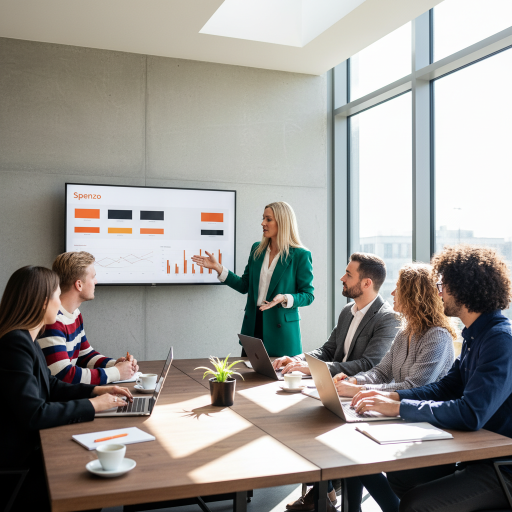
#> input picture apps/backend/scripts/visualist_harness/out/img_3.png, 1024 x 1024 px (shown at 1/2 size)
$ python -i prototype_improved_templates.py   (imports and definitions only)
#> lines starting #> are read from the running program, lines starting #| are printed output that depends on the picture
### apps/backend/services/image_templates.py
"""Pipelyt Image Templates — 11 PwC-editorial-style compositing templates.

Each template takes a generated background photo + overlay copy + logo + brand
primary color and produces a final PIL Image with the overlay composited on top.

All templates are ZONE-SEPARATED — text is never overlaid on people's faces.
Primary color flows from business DNA (per tenant), so each customer's brand
color drives accent bars, CTA buttons, frames, and brand strips.

Entry point:
    compose(bg_bytes, copy, logo_bytes, primary_hex, template_id, canvas_size)
        → PIL.Image

Design lineage: prototyped in scripts/visualist_harness/03_composite_templates.py
and ported here after visual acceptance. See `docs/agent_post_agents.md` §4.
"""
from __future__ import annotations

import logging
import os
from io import BytesIO
from typing import Optional

from PIL import Image, ImageDraw, ImageFilter, ImageFont  # noqa: F401

logger = logging.getLogger("pipelyt.image_templates")

# -----------------------------------------------------------------------------
# Font resolution — Roboto bundled, Georgia/Times system fallback for serif
# -----------------------------------------------------------------------------
_FONT_DIR = os.path.join(
    os.path.dirname(os.path.dirname(os.path.abspath(__file__))),
    "static",
    "fonts",
)
_SANS_BOLD = [
    # Preferred — Inter Bold, digital-optimized social-media sans (April 2026)
    os.path.join(_FONT_DIR, "Inter-Bold.ttf"),
    # Geometric display alternate — Montserrat
    os.path.join(_FONT_DIR, "Montserrat-Bold.ttf"),
    # Legacy bundled fallback
    os.path.join(_FONT_DIR, "Roboto-Bold.ttf"),
    # Windows (local dev)
    "C:/Windows/Fonts/arialbd.ttf",
    # Debian/Ubuntu
    "/usr/share/fonts/truetype/dejavu/DejaVuSans-Bold.ttf",
    "/usr/share/fonts/truetype/liberation/LiberationSans-Bold.ttf",
    # Amazon Linux 2023 (Lambda base image — Dockerfile installs these)
    "/usr/share/fonts/liberation-sans/LiberationSans-Bold.ttf",
    "/usr/share/fonts/dejavu-sans/DejaVuSans-Bold.ttf",
    "/usr/share/fonts/dejavu/DejaVuSans-Bold.ttf",
]
_SANS_REG = [
    # Preferred — Inter Regular
    os.path.join(_FONT_DIR, "Inter-Regular.ttf"),
    os.path.join(_FONT_DIR, "Montserrat-Regular.ttf"),
    os.path.join(_FONT_DIR, "Roboto-Regular.ttf"),
    "C:/Windows/Fonts/arial.ttf",
    "/usr/share/fonts/truetype/dejavu/DejaVuSans.ttf",
    "/usr/share/fonts/truetype/liberation/LiberationSans-Regular.ttf",
    "/usr/share/fonts/liberation-sans/LiberationSans-Regular.ttf",
    "/usr/share/fonts/dejavu-sans/DejaVuSans.ttf",
    "/usr/share/fonts/dejavu/DejaVuSans.ttf",
]
# Display / headline — punchy geometric sans for social-media posts
_DISPLAY = [
    os.path.join(_FONT_DIR, "Montserrat-Bold.ttf"),
    os.path.join(_FONT_DIR, "Inter-Bold.ttf"),
    os.path.join(_FONT_DIR, "Roboto-Bold.ttf"),
    "C:/Windows/Fonts/arialbd.ttf",
    "/usr/share/fonts/truetype/dejavu/DejaVuSans-Bold.ttf",
    "/usr/share/fonts/truetype/liberation/LiberationSans-Bold.ttf",
    "/usr/share/fonts/dejavu-sans/DejaVuSans-Bold.ttf",
    "/usr/share/fonts/dejavu/DejaVuSans-Bold.ttf",
]
_SERIF_BOLD = [
    # Bundled in repo — ALWAYS present, no Dockerfile fiddling needed
    os.path.join(_FONT_DIR, "DejaVuSerif-Bold.ttf"),
    # Windows (local dev) — Georgia is closest to editorial serif
    "C:/Windows/Fonts/georgiab.ttf",
    "C:/Windows/Fonts/timesbd.ttf",
    # Debian/Ubuntu (Linux servers)
    "/usr/share/fonts/truetype/liberation/LiberationSerif-Bold.ttf",
    "/usr/share/fonts/truetype/dejavu/DejaVuSerif-Bold.ttf",
    # Amazon Linux 2 (Lambda base image — Dockerfile's yum install puts here)
    "/usr/share/fonts/dejavu/DejaVuSerif-Bold.ttf",
    "/usr/share/fonts/dejavu-serif/DejaVuSerif-Bold.ttf",
    # Last resort — NOT serif but beats load_default()'s 10pt bitmap
    os.path.join(_FONT_DIR, "Roboto-Bold.ttf"),
]


# ============================================================================
# Cold-start font probe — logs which fonts exist so we can diagnose render
# issues. Only runs once per Lambda container lifetime.
# ============================================================================
def _probe_fonts_on_boot():
    """Log which font paths are reachable. Helps debug prod render issues."""
    available = {"sans_bold": [], "sans_reg": [], "serif_bold": []}
    for p in _SANS_BOLD:
        if os.path.exists(p):
            available["sans_bold"].append(p)
    for p in _SANS_REG:
        if os.path.exists(p):
            available["sans_reg"].append(p)
    for p in _SERIF_BOLD:
        if os.path.exists(p):
            available["serif_bold"].append(p)
#> further down, picture is the input picture: PIL image 1024x1024 RGB; mean R, G, B 153.8, 150.7, 145.9
    logger.info(f"[fonts] available: {available}")
    # Critical warning — if no SERIF is available, editorial templates look broken
    has_true_serif = any("serif" in p.lower() or "georgia" in p.lower() or "times" in p.lower()
                         for p in available["serif_bold"])
    if not has_true_serif:
        logger.warning(
            "[fonts] ⚠️ No serif font found! Editorial headlines will render "
            "with Roboto-Bold as fallback. Install fonts-liberation or "
            "dejavu-serif-fonts in the Lambda container."
        )


try:
    _probe_fonts_on_boot()
except Exception as _font_probe_err:
    logger.warning(f"[fonts] probe failed: {_font_probe_err}")

DEFAULT_CANVAS = 1024
CREAM = (245, 241, 235)
INK = (18, 18, 28)
MUTED = (70, 70, 80)
DARK_INK = (10, 15, 25)


# [830 lines left out: functions _font, _hex_to_rgb, _wrap_lines, _fit_font, _draw_lines, _cta_button and 20 more, not called in this run]


# =============================================================================
# V2 SOCIAL-MEDIA TEMPLATES (April 2026) — ported from render_5_templates.py
# Five templates optimized for actual social posting use cases:
#   T1 = general header + photo below
#   T2 = full-bleed hero banner (Instagram story feel)
#   T3 = quote / thought-leadership card
#   T4 = numbered insight / carousel tip
#   T5 = header + text + photo middle + CTA (brand card)
#
# Design rules:
#   • Pure WHITE canvas (no cream)
#   • Product name in PRIMARY color; tagline pure BLACK (bold)
#   • Headlines render with primary-color highlighted accent words
#   • Subheadings pure BLACK (no separate color treatment)
#   • UnsharpMask pass on every photo so cropped bg doesn't read blurry
#   • Fonts: Montserrat Bold (display/headline) + Inter (body/lockup/CTA)
# =============================================================================

V2_WHITE = (255, 255, 255)
V2_BLACK = (0, 0, 0)

# Style override context — set by `apply_overrides()` from `compose()` and
# read by the V2 helpers below. Keeps the per-template renderers stateless
# while still letting saved user templates customize fonts/colors/CTA-style
# without a full API change.
import contextvars
_STYLE_CTX: contextvars.ContextVar[dict] = contextvars.ContextVar("_STYLE_CTX", default={})


def _style(key: str, default=None):
    return _STYLE_CTX.get().get(key, default)


# [73 lines left out: functions _style_color, apply_overrides, _pos, _v2_sharpen, not called in this run]


def _v2_photo_fit(bg: Image.Image, w: int, h: int) -> Image.Image:
    return _smart_fit(bg, w, h)


# [832 lines left out: functions _v2_render_lockup, _v2_draw_highlighted, _v2_sub_color, _v2_draw_sub, _v2_cta_solid, _v2_cta_outline and 11 more, not called in this run]


# -----------------------------------------------------------------------------
# T11 V2 — BIG STAT HERO
# Stat-driven announcement. Extracts the most prominent number/percent/dollar
# amount from headline or subheading and renders it as a massive hero numeral.
# References: Stripe ARR posts, HubSpot State-of-Marketing, YC fundraise posts.
# -----------------------------------------------------------------------------
import re as _re_t11


# [128 lines left out: functions _t11_extract_stat, t11_v2_big_stat, not called in this run]


# -----------------------------------------------------------------------------
# T31 V2 — ACADEMIC / EDTECH HERO
# Top white band (logo + bold colored headline + thin subheading), center
# full-bleed photo with bottom darkening + centered all-caps CTA, footer rule
# split into two color bands. Reference layout: university/business-school
# program promos (e.g. Schulich MBAN, Wharton EMBA, INSEAD MIM).
# -----------------------------------------------------------------------------
def _t31_lighten(rgb: tuple, amount: float = 0.45) -> tuple:
    """Mix `rgb` with white by `amount` (0=no change, 1=pure white)."""
    return tuple(int(c + (255 - c) * amount) for c in rgb)


# [663 lines left out: functions t31_v2_academic_hero, _t32_paste_rounded, t32_v2_split_card_photo, _ff_paste_logo_corner, _ff_outline_text, tfp_two_panel_meme and 5 more, not called in this run]


TEMPLATE_REGISTRY = {
    "T1": t1_v2_header_band,
    "T2": t2_v2_full_bleed,
    "T3": t3_v2_quote_card,
    "T5": t5_v2_brand_card,
    "T6": t6_v2_webinar,
    "T7": t7_v2_poster,
    "T9": t9_v2_accent_bar,
    "T10": t10_v2_frame,
    # Batch 1 — Freeform-ported PIL templates (May 2026). 4 new layouts
    # that match the freeform AGENT_SYSTEM library's design intent for
    # T-K (editorial UI showcase), T-L (consultancy cover), T-P (meme),
    # T-Q (dark launch laptop). Each takes the same (bg, copy, logo,
    # primary_rgb, C) signature so compose_all picks them up.
    "TFB": tfb_editorial_product_ui,
    "TFK": tfk_editorial_ui_showcase,
    "TFL": tfl_consultancy_cover,
    # T11 (big stat hero), T31 (academic hero), T32 (split card photo),
    # TFP (two-panel meme), TFQ (dark launch laptop) removed from active
    # set May 2026 — definitions still above so they can be re-enabled
    # by re-adding registry lines.
}
TEMPLATE_IDS = list(TEMPLATE_REGISTRY.keys())


# =============================================================================
# Public entrypoint
# =============================================================================

# [118 lines left out: functions compose, compose_all, not called in this run]

### apps/backend/scripts/visualist_harness/prototype_improved_templates.py
"""Prototype: four design-intelligence upgrades to current T1.

Upgrades vs. render_5_templates.py:
  1. Auto-contrast — if brand primary fails WCAG-AA (<4.5:1) against the
     text background, auto-shift luminance so it reads cleanly.
  2. Palette harmony — extract dominant color from the bg photo and use
     it as a soft deco accent (corner bar) that ties photo & canvas.
  3. Typographic hierarchy — tracked uppercase eyebrow, tighter display
     leading (1.05), looser body leading (1.38), optical size-up of
     headline via synthetic pseudo-weight.
  4. Subtle elevation — soft shadow under photo + CTA for depth without
     looking noisy.

Produces: out/compare_T1.png  (left=current, right=improved, labeled)
"""
from __future__ import annotations

import sys
from pathlib import Path

from PIL import Image, ImageDraw, ImageFilter, ImageFont

HERE = Path(__file__).parent
BACKEND_DIR = HERE.parents[1]
sys.path.append(str(BACKEND_DIR))

from services.image_templates import (  # noqa: E402
    _smart_fit,
    _rounded_mask,
    _load_logo_image,
    _hex_to_rgb,
    _wrap_lines,
)
from render_5_templates import (  # noqa: E402
    t1_header_band,
    COPY,
    PRIMARY_HEX,
    CANVAS,
    WHITE,
    BLACK,
    _font,
    _fit_font,
    _draw_lines,
    render_lockup,
    photo_fit,
)

# ---------------------------------------------------------------------------
# 1. Auto-contrast — WCAG relative luminance
# ---------------------------------------------------------------------------
# [34 lines left out: functions _rel_luminance, _contrast_ratio, _auto_contrast, not called in this run]


# ---------------------------------------------------------------------------
# 2. Palette harmony — extract dominant non-neutral from bg photo
# ---------------------------------------------------------------------------
def _dominant_accent(img: Image.Image) -> tuple:
    """Pick a dominant non-neutral, non-extreme color via a 16-bin quantize.

    Falls back to a muted blue-grey if photo is neutral-only."""
    small = img.convert("RGB").resize((80, 80), Image.LANCZOS)
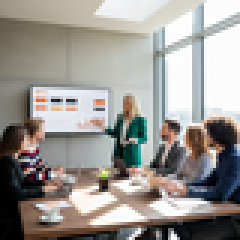
#> small: PIL image 80x80 RGB (shown 3 times larger); mean R, G, B 153.9, 150.6, 145.8
    q = small.quantize(colors=16).convert("RGB")
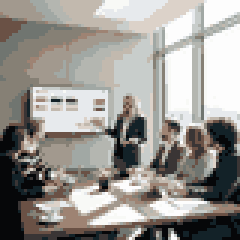
#> q: PIL image 80x80 RGB (shown 3 times larger); mean R, G, B 153.6, 150.7, 146.1
    counts: dict = {}
    for px in q.getdata():
        counts[px] = counts.get(px, 0) + 1
#> this loop made 6400 passes
#> px on passes 1 to 3: (162, 153, 142), (162, 153, 142), (162, 153, 142)
#> after the loop, counts = 16 items
    ranked = sorted(counts.items(), key=lambda kv: -kv[1])
#> ranked = 16 items
    for (r, g, b), _ in ranked:
        mx, mn = max(r, g, b), min(r, g, b)
        if mx - mn < 25:  # near-grey — skip
            continue
        if max(r, g, b) > 235 or max(r, g, b) < 40:  # too bright/dark
            continue
        return (r, g, b)
#> this loop made 7 passes
#> (r, g, b, mx, mn) on passes 1 to 7: (253, 253, 253, 253, 253), (162, 153, 142, 162, 142), (134, 128, 117, 134, 117), (231, 234, 237, 237, 231), (200, 205, 203, 205, 200), (6, 7, 9, 9, 6), (106, 81, 69, 106, 69)
    return (86, 106, 132)


# ---------------------------------------------------------------------------
# 3. Typography helpers — tracked text + synthetic weight bump
# ---------------------------------------------------------------------------
# [226 lines left out: functions _draw_tracked, _draw_heavy, _draw_highlighted_heavy, _paste_with_shadow, t1_improved, make_compare_sheet and 1 more, not called in this run]


# [2 lines not run here, left out]

>>> from PIL import Image
>>> picture = Image.open('out/img_3.png')
>>> result = _dominant_accent(picture)
#> result = (106, 81, 69)

$ run again, on apps/backend/scripts/visualist_harness/out/img_1.png
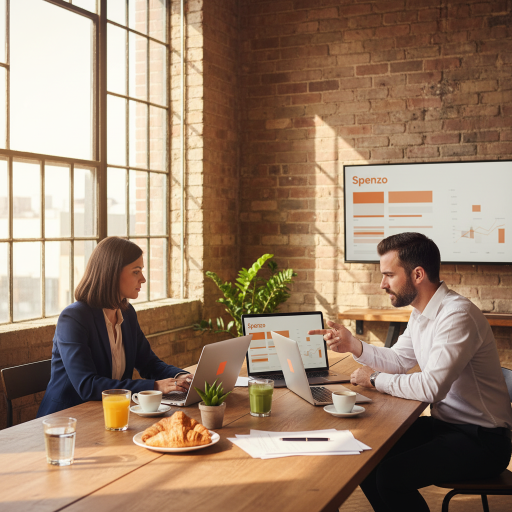
#> input picture apps/backend/scripts/visualist_harness/out/img_1.png, 1024 x 1024 px (shown at 1/2 size)
#> picture is the input picture: PIL image 1024x1024 RGB; mean R, G, B 156.1, 130.6, 108.8
#> in _dominant_accent, `small = img.convert("RGB").resize((80, 80), Image.LANCZOS)`:
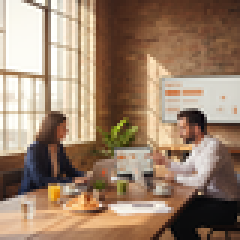
#> small: PIL image 80x80 RGB (shown 3 times larger); mean R, G, B 156, 130.5, 108.8
#> in _dominant_accent, `q = small.quantize(colors=16).convert("RGB")`:
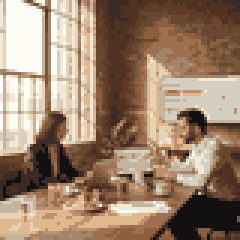
#> q: PIL image 80x80 RGB (shown 3 times larger); mean R, G, B 155.9, 130.4, 108.9
#> the loop in _dominant_accent, `for px in q.getdata():` made 6400 passes
#> px on passes 1 to 3: (213, 207, 194), (196, 179, 157), (253, 252, 245)
#> after the loop in _dominant_accent, `for px in q.getdata():`: counts = 16 items
#> the loop in _dominant_accent, `for (r, g, b), _ in ranked:` made 1 pass
#> (r, g, b, mx, mn) on pass 1: (80, 50, 35, 80, 35)
#> result = (80, 50, 35)

$ run again, on apps/backend/scripts/visualist_harness/out/img_2.png
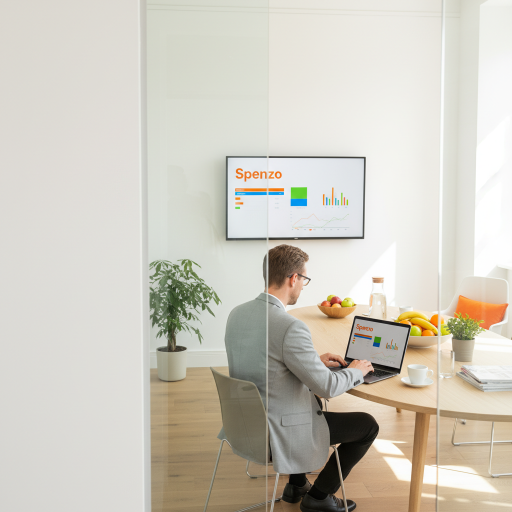
#> input picture apps/backend/scripts/visualist_harness/out/img_2.png, 1024 x 1024 px (shown at 1/2 size)
#> picture is the input picture: PIL image 1024x1024 RGB; mean R, G, B 206.6, 202.2, 191.1
#> in _dominant_accent, `small = img.convert("RGB").resize((80, 80), Image.LANCZOS)`:
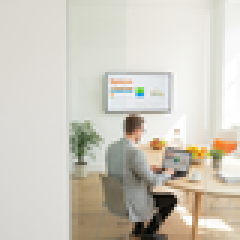
#> small: PIL image 80x80 RGB (shown 3 times larger); mean R, G, B 206.6, 202.2, 191.1
#> in _dominant_accent, `q = small.quantize(colors=16).convert("RGB")`:
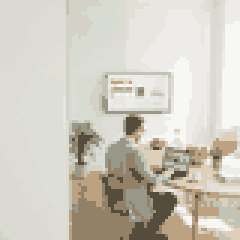
#> q: PIL image 80x80 RGB (shown 3 times larger); mean R, G, B 207.2, 203.1, 192.3
#> the loop in _dominant_accent, `for px in q.getdata():` made 6400 passes
#> px on passes 1 to 3: (219, 217, 210), (219, 217, 210), (219, 217, 210)
#> after the loop in _dominant_accent, `for px in q.getdata():`: counts = 16 items
#> the loop in _dominant_accent, `for (r, g, b), _ in ranked:` made 5 passes
#> (r, g, b, mx, mn) on passes 1 to 5: (222, 222, 216, 222, 216), (237, 236, 232, 237, 232), (219, 217, 210, 219, 210), (220, 220, 213, 220, 213), (146, 128, 103, 146, 103)
#> result = (146, 128, 103)
